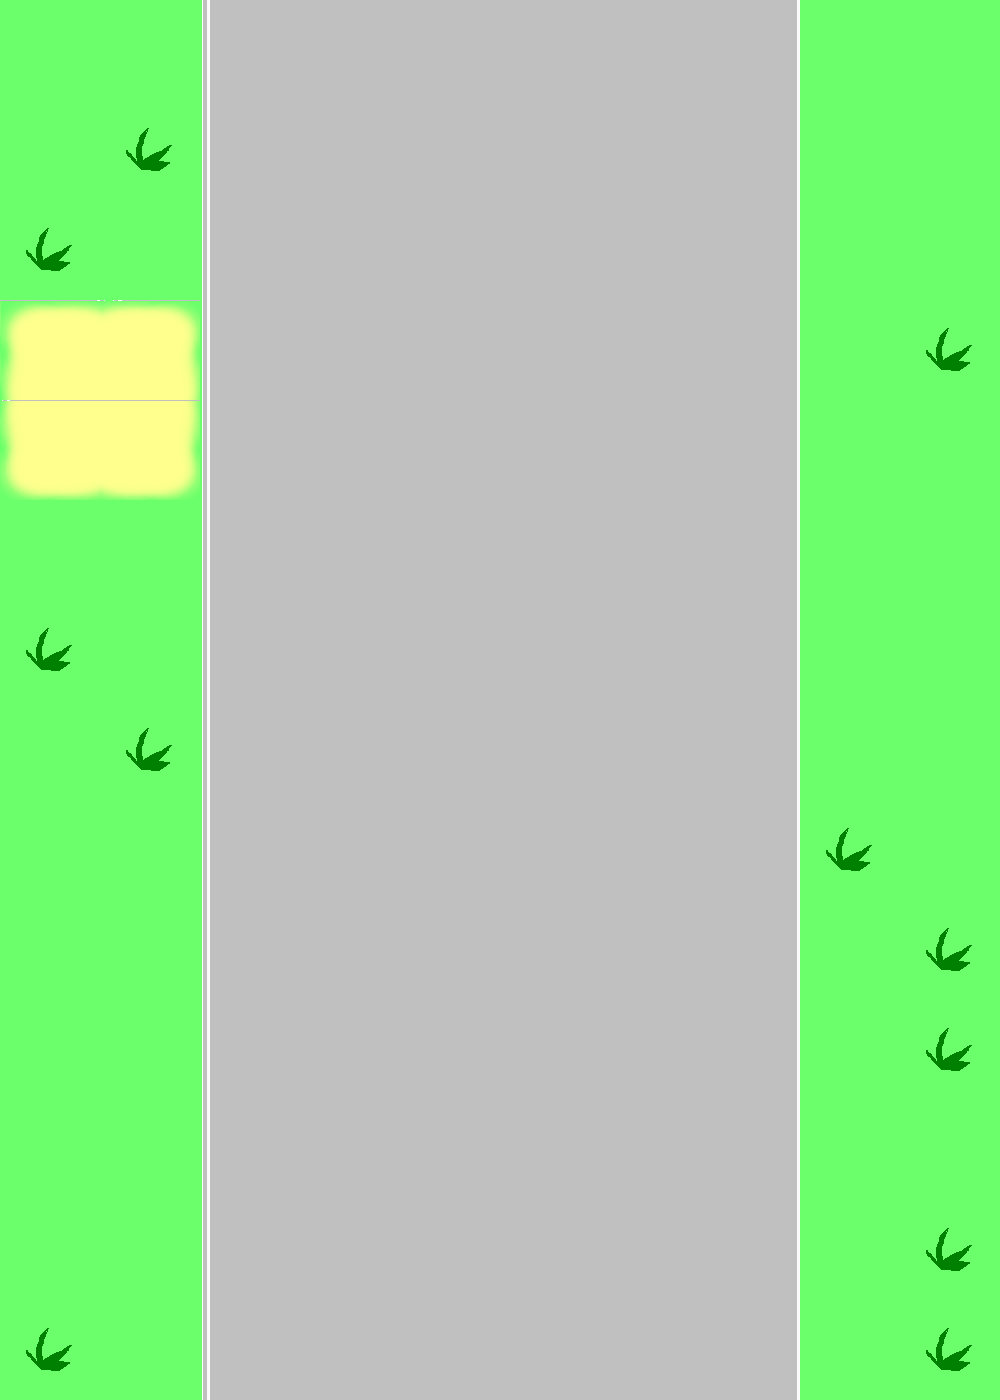

This is a level from a 2D game, rendered from its Tiled map with the project's own tilesets. A one-line summary and the map file follow, with tile-layer data summarised:
An orthogonal 10x14 tile map with 100x100 px tiles, 3 tile layers (Background, Course, Grass) and 3 objects.

<map version="1.0" orientation="orthogonal" renderorder="right-down" width="10" height="14" tilewidth="100" tileheight="100" nextobjectid="5">
 <tileset firstgid="1" name="aaaaaaaaa" tilewidth="100" tileheight="100" tilecount="36" columns="12">
  <image source="aaaaaaaaa.png" width="1200" height="315" />
  <tile id="0">
   <properties>
    <property name="Identifier" type="int" value="0" />
   </properties>
  </tile>
  <tile id="1">
   <properties>
    <property name="Identifier" type="int" value="0" />
   </properties>
  </tile>
  <tile id="2">
   <properties>
    <property name="Identifier" type="int" value="0" />
   </properties>
  </tile>
  <tile id="3">
   <properties>
    <property name="Identifier" type="int" value="0" />
   </properties>
  </tile>
  <tile id="4">
   <properties>
    <property name="Identifier" type="int" value="0" />
   </properties>
  </tile>
  <tile id="5">
   <properties>
    <property name="Identifier" type="int" value="1" />
   </properties>
  </tile>
  <tile id="6">
   <properties>
    <property name="Identifier" type="int" value="1" />
   </properties>
  </tile>
  <tile id="7">
   <properties>
    <property name="Identifier" type="int" value="1" />
   </properties>
  </tile>
  <tile id="8">
   <properties>
    <property name="Identifier" type="int" value="1" />
   </properties>
  </tile>
  <tile id="12">
   <properties>
    <property name="Identifier" type="int" value="2" />
   </properties>
  </tile>
  <tile id="13">
   <properties>
    <property name="Identifier" type="int" value="2" />
   </properties>
  </tile>
  <tile id="14">
   <properties>
    <property name="Identifier" type="int" value="0" />
   </properties>
  </tile>
  <tile id="15">
   <properties>
    <property name="Identifier" type="int" value="0" />
   </properties>
  </tile>
  <tile id="16">
   <properties>
    <property name="Identifier" type="int" value="0" />
   </properties>
  </tile>
  <tile id="17">
   <properties>
    <property name="Identifier" type="int" value="0" />
   </properties>
  </tile>
  <tile id="18">
   <properties>
    <property name="Identifier" type="int" value="0" />
   </properties>
  </tile>
  <tile id="19">
   <properties>
    <property name="Identifier" type="int" value="0" />
   </properties>
  </tile>
  <tile id="20">
   <properties>
    <property name="Identifier" type="int" value="0" />
   </properties>
  </tile>
 </tileset>
 <layer name="Background" width="10" height="14">
  <data>[140 cells, 140 non-empty, 1 distinct tile ids]</data>
 </layer>
 <layer name="Course" width="10" height="14">
  <data>[140 cells, 84 non-empty, 3 distinct tile ids]</data>
 </layer>
 <layer name="Grass" width="10" height="14">
  <data>[140 cells, 15 non-empty, 5 distinct tile ids]</data>
 </layer>
 <objectgroup name="Bike">
  <object id="1" x="45.4545" y="345.455" width="103.031" height="100" />
  <object id="3" x="839.394" y="139.394" width="106.061" height="100" />
  <object id="4" x="90.909" y="1093.94" width="100" height="109.091" />
 </objectgroup>
</map>